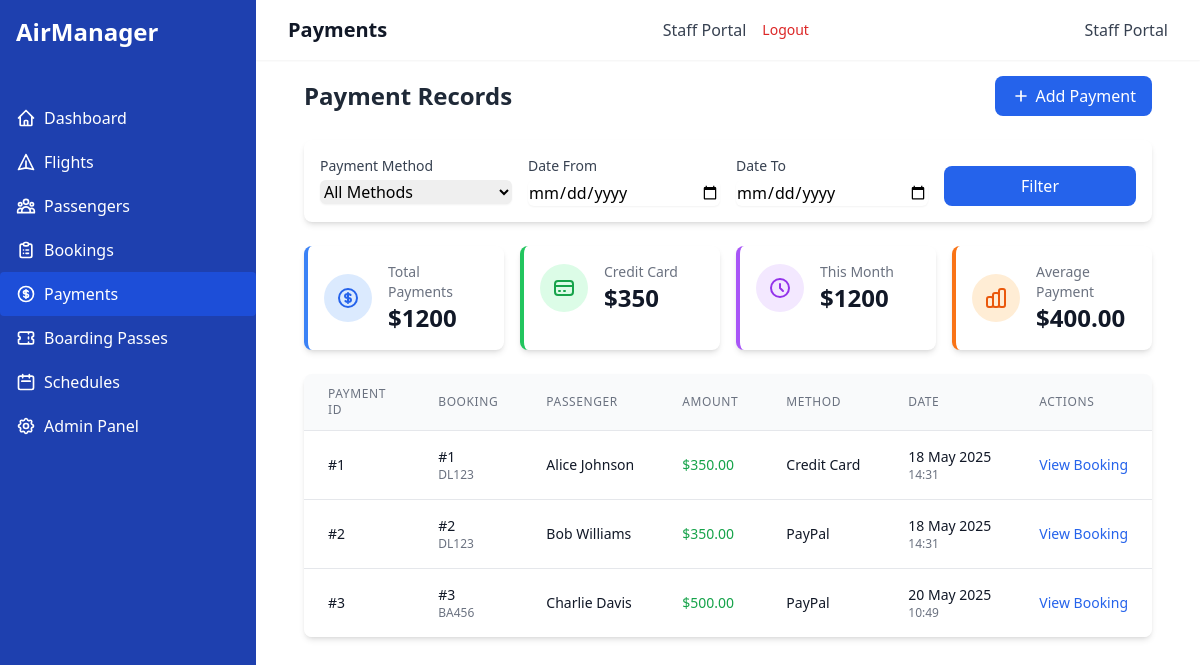
/payments/ (signed in), run on the app's committed database.
### airline_app/models.py (models this page shows, shortened)
class Payment(models.Model):
    PAYMENT_METHOD_CHOICES = [
        ('CREDIT_CARD', 'Credit Card'),
        ('DEBIT_CARD', 'Debit Card'),
        ('PAYPAL', 'PayPal'),
        ('BANK_TRANSFER', 'Bank Transfer'),
    ]
    payment_id = models.AutoField(primary_key=True)
    amount = models.DecimalField(max_digits=10, decimal_places=2)
    payment_method = models.CharField(max_length=15, choices=PAYMENT_METHOD_CHOICES)
    payment_date = models.DateTimeField(auto_now_add=True)
    booking = models.OneToOneField(Booking, on_delete=models.CASCADE, related_name='payment')

class Booking(models.Model):
    STATUS_CHOICES = [
        ('CONFIRMED', 'Confirmed'),
        ('PENDING', 'Pending'),
        ('CANCELLED', 'Cancelled'),
    ]
    booking_id = models.AutoField(primary_key=True)
    booking_date = models.DateTimeField(auto_now_add=True)
    seat_number = models.CharField(max_length=5)
    passenger = models.ForeignKey(Passenger, on_delete=models.CASCADE, related_name='bookings')
    flight = models.ForeignKey(Flight, on_delete=models.CASCADE, related_name='bookings')
    status = models.CharField(max_length=10, choices=STATUS_CHOICES, default='PENDING')
    class Meta:
        unique_together = ('flight', 'seat_number')

class Flight(models.Model):
    flight_id = models.AutoField(primary_key=True)
    flight_number = models.CharField(max_length=10, unique=True)
    departure_time = models.DateTimeField()
    arrival_time = models.DateTimeField()
    source_airport = models.ForeignKey(Airport, on_delete=models.CASCADE, related_name='departing_flights')
    destination_airport = models.ForeignKey(Airport, on_delete=models.CASCADE, related_name='arriving_flights')
    aircraft = models.ForeignKey(Aircraft, on_delete=models.CASCADE, related_name='flights')
    crew = models.ManyToManyField(CrewMember, related_name='flights')

class Passenger(models.Model):
    GENDER_CHOICES = [
        ('M', 'Male'),
        ('F', 'Female'),
        ('O', 'Other'),
    ]
    passenger_id = models.AutoField(primary_key=True)
    name = models.CharField(max_length=100)
    date_of_birth = models.DateField()
    gender = models.CharField(max_length=1, choices=GENDER_CHOICES)
    email = models.EmailField()
    phone_number = models.CharField(max_length=15)
    passport_number = models.CharField(max_length=20, unique=True)
    address = models.TextField()

### airline_app/views.py (the view)
# urls.py: path('payments/', views.PaymentListView.as_view(), name='payment-list'),
class PaymentListView(LoginRequiredMixin, ListView):
    model = Payment
    template_name = 'airline_app/payment_list.html'
    context_object_name = 'payments'
    paginate_by = 10
    def get_queryset(self):
        queryset = Payment.objects.all()
        method = self.request.GET.get('method', '')
        if method:
            queryset = queryset.filter(payment_method=method)
        date_from = self.request.GET.get('date_from', '')
        if date_from:
            try:
                date_from = datetime.strptime(date_from, '%Y-%m-%d').date()
                queryset = queryset.filter(payment_date__date__gte=date_from)
            except ValueError:
                pass
        date_to = self.request.GET.get('date_to', '')
        if date_to:
            try:
                date_to = datetime.strptime(date_to, '%Y-%m-%d').date()
                queryset = queryset.filter(payment_date__date__lte=date_to)
            except ValueError:
                pass
        return queryset
    def get_context_data(self, **kwargs):
        context = super().get_context_data(**kwargs)
        payment_stats = get_payment_stats()
        context.update(payment_stats)
        return context

### airline_app/views.py (called while the page is built)
def get_payment_stats():
    today = timezone.now()
    start_of_month = today.replace(day=1, hour=0, minute=0, second=0, microsecond=0)
    total_amount = Payment.objects.aggregate(Sum('amount'))['amount__sum'] or 0
    credit_card_amount = Payment.objects.filter(payment_method='CREDIT_CARD').aggregate(Sum('amount'))['amount__sum'] or 0
    this_month_amount = Payment.objects.filter(payment_date__gte=start_of_month).aggregate(Sum('amount'))['amount__sum'] or 0
    payment_count = Payment.objects.count()
    average_amount = round(total_amount / payment_count, 2) if payment_count > 0 else 0
    return {
        'total_amount': total_amount,
        'credit_card_amount': credit_card_amount,
        'this_month_amount': this_month_amount,
        'average_amount': average_amount
    }

### airline_app/templates/airline_app/payment_list.html (shortened to what this page needs)
{% extends 'airline_app/base.html' %}
{% block header %}Payments{% endblock %}
{% block content %}
<div class="mb-6 flex justify-between items-center">
    <h2 class="text-2xl font-bold text-gray-800">Payment Records</h2>
    <a href="{% url 'payment-create' %}" class="bg-blue-600 hover:bg-blue-700 text-white font-medium py-2 px-4 rounded-lg flex items-center transition-colors">
        <svg class="w-5 h-5 mr-1" fill="none" stroke="currentColor" viewBox="0 0 24 24" xmlns="http://www.w3.org/2000/svg">
            <path stroke-linecap="round" stroke-linejoin="round" stroke-width="2" d="M12 6v6m0 0v6m0-6h6m-6 0H6"></path>
        </svg>
        Add Payment
    </a>
</div>
<div class="bg-white rounded-lg shadow-md p-4 mb-6">
    <form method="get" class="grid grid-cols-1 sm:grid-cols-2 lg:grid-cols-4 gap-4">
        <div>
            <label class="block text-sm font-medium text-gray-700 mb-1">Payment Method</label>
            <select name="method" class="w-full rounded-md border-gray-300 shadow-sm focus:border-blue-500 focus:ring focus:ring-blue-500 focus:ring-opacity-50">
                <option value="">All Methods</option>
            </select>
        </div>
        <div>
            <label class="block text-sm font-medium text-gray-700 mb-1">Date From</label>
            <input type="date" name="date_from" value="{{ request.GET.date_from }}"
                   class="w-full rounded-md border-gray-300 shadow-sm focus:border-blue-500 focus:ring focus:ring-blue-500 focus:ring-opacity-50">
        </div>
        <div>
            <label class="block text-sm font-medium text-gray-700 mb-1">Date To</label>
            <input type="date" name="date_to" value="{{ request.GET.date_to }}"
                   class="w-full rounded-md border-gray-300 shadow-sm focus:border-blue-500 focus:ring focus:ring-blue-500 focus:ring-opacity-50">
        </div>
        <div class="flex items-end">
            <button type="submit" class="w-full bg-blue-600 hover:bg-blue-700 text-white font-medium py-2 px-4 rounded-lg transition-colors">
                Filter
            </button>
        </div>
    </form>
</div>
<div class="grid grid-cols-1 sm:grid-cols-2 lg:grid-cols-4 gap-4 mb-6">
    <div class="bg-white p-4 rounded-lg shadow-md border-l-4 border-blue-500">
        <div class="flex items-center">
            <div class="flex-shrink-0 bg-blue-100 rounded-full p-3">
            </div>
            <div class="ml-4">
                <h3 class="text-sm font-medium text-gray-500">Total Payments</h3>
                <p class="text-2xl font-bold text-gray-900">${{ total_amount }}</p>
            </div>
        </div>
    </div>
    <div class="bg-white p-4 rounded-lg shadow-md border-l-4 border-green-500">
        <div class="flex items-center">
            <div class="flex-shrink-0 bg-green-100 rounded-full p-3">
                <svg class="h-6 w-6 text-green-600" fill="none" stroke="currentColor" viewBox="0 0 24 24" xmlns="http://www.w3.org/2000/svg">
                    <path stroke-linecap="round" stroke-linejoin="round" stroke-width="2" d="M3 10h18M7 15h1m4 0h1m-7 4h12a3 3 0 003-3V8a3 3 0 00-3-3H6a3 3 0 00-3 3v8a3 3 0 003 3z"></path>
                </svg>
            </div>
            <div class="ml-4">
                <h3 class="text-sm font-medium text-gray-500">Credit Card</h3>
                <p class="text-2xl font-bold text-gray-900">${{ credit_card_amount }}</p>
            </div>
        </div>
    </div>
    <div class="bg-white p-4 rounded-lg shadow-md border-l-4 border-purple-500">
        <div class="flex items-center">
            <div class="flex-shrink-0 bg-purple-100 rounded-full p-3">
                <svg class="h-6 w-6 text-purple-600" fill="none" stroke="currentColor" viewBox="0 0 24 24" xmlns="http://www.w3.org/2000/svg">
                    <path stroke-linecap="round" stroke-linejoin="round" stroke-width="2" d="M12 8v4l3 3m6-3a9 9 0 11-18 0 9 9 0 0118 0z"></path>
                </svg>
            </div>
            <div class="ml-4">
                <h3 class="text-sm font-medium text-gray-500">This Month</h3>
                <p class="text-2xl font-bold text-gray-900">${{ this_month_amount }}</p>
            </div>
        </div>
    </div>
    <div class="bg-white p-4 rounded-lg shadow-md border-l-4 border-orange-500">
        <div class="flex items-center">
            <div class="flex-shrink-0 bg-orange-100 rounded-full p-3">
            </div>
            <div class="ml-4">
                <h3 class="text-sm font-medium text-gray-500">Average Payment</h3>
                <p class="text-2xl font-bold text-gray-900">${{ average_amount }}</p>
            </div>
        </div>
    </div>
</div>
<div class="bg-white rounded-lg shadow-md overflow-hidden">
    <div class="overflow-x-auto">
        <table class="min-w-full divide-y divide-gray-200">
            <thead class="bg-gray-50">
                <tr>
                    <th class="px-6 py-3 text-left text-xs font-medium text-gray-500 uppercase tracking-wider">Payment ID</th>
                    <th class="px-6 py-3 text-left text-xs font-medium text-gray-500 uppercase tracking-wider">Booking</th>
                    <th class="px-6 py-3 text-left text-xs font-medium text-gray-500 uppercase tracking-wider">Passenger</th>
                    <th class="px-6 py-3 text-left text-xs font-medium text-gray-500 uppercase tracking-wider">Amount</th>
                    <th class="px-6 py-3 text-left text-xs font-medium text-gray-500 uppercase tracking-wider">Method</th>
                    <th class="px-6 py-3 text-left text-xs font-medium text-gray-500 uppercase tracking-wider">Date</th>
                    <th class="px-6 py-3 text-left text-xs font-medium text-gray-500 uppercase tracking-wider">Actions</th>
                </tr>
            </thead>
            <tbody class="bg-white divide-y divide-gray-200">
                {% for payment in payments %}
                <tr class="hover:bg-gray-50 transition-colors">
                    <td class="px-6 py-4 whitespace-nowrap">
                        <div class="text-sm font-medium text-gray-900">#{{ payment.payment_id }}</div>
                    </td>
                    <td class="px-6 py-4 whitespace-nowrap">
                        <div class="text-sm font-medium text-gray-900">#{{ payment.booking.booking_id }}</div>
                        <div class="text-xs text-gray-500">{{ payment.booking.flight.flight_number }}</div>
                    </td>
                    <td class="px-6 py-4 whitespace-nowrap">
                        <div class="text-sm font-medium text-gray-900">{{ payment.booking.passenger.name }}</div>
                    </td>
                    <td class="px-6 py-4 whitespace-nowrap">
                        <div class="text-sm font-medium text-green-600">${{ payment.amount }}</div>
                    </td>
                    <td class="px-6 py-4 whitespace-nowrap">
                        <div class="text-sm text-gray-900">{{ payment.get_payment_method_display }}</div>
                    </td>
                    <td class="px-6 py-4 whitespace-nowrap">
                        <div class="text-sm text-gray-900">{{ payment.payment_date|date:"d M Y" }}</div>
                        <div class="text-xs text-gray-500">{{ payment.payment_date|date:"H:i" }}</div>
                    </td>
                    <td class="px-6 py-4 whitespace-nowrap text-sm text-gray-500">
                        <a href="{% url 'booking-detail' payment.booking.pk %}" class="text-blue-600 hover:text-blue-900">View Booking</a>
                    </td>
                </tr>
                {% empty %}
                <tr>
                    <td colspan="7" class="px-6 py-4 text-center text-gray-500">No payments found matching your criteria.</td>
                </tr>
                {% endfor %}
            </tbody>
        </table>
    </div>
</div>
{% endblock %}

### data on the page
Payment: payment_id "1", booking.booking_id "1", booking.flight.flight_number "DL123", booking.passenger.name "Alice Johnson", amount "350.00", payment_method "Credit Card", payment_date "18 May 2025", payment_date "14:31"
Payment: payment_id "2", booking.booking_id "2", booking.flight.flight_number "DL123", booking.passenger.name "Bob Williams", amount "350.00", payment_method "PayPal", payment_date "18 May 2025", payment_date "14:31"
Payment: payment_id "3", booking.booking_id "3", booking.flight.flight_number "BA456", booking.passenger.name "Charlie Davis", amount "500.00", payment_method "PayPal", payment_date "20 May 2025", payment_date "10:49"

### other printed values
{{ total_amount }} "1200"
{{ credit_card_amount }} "350"
{{ this_month_amount }} "1200"
{{ average_amount }} "400.00"
